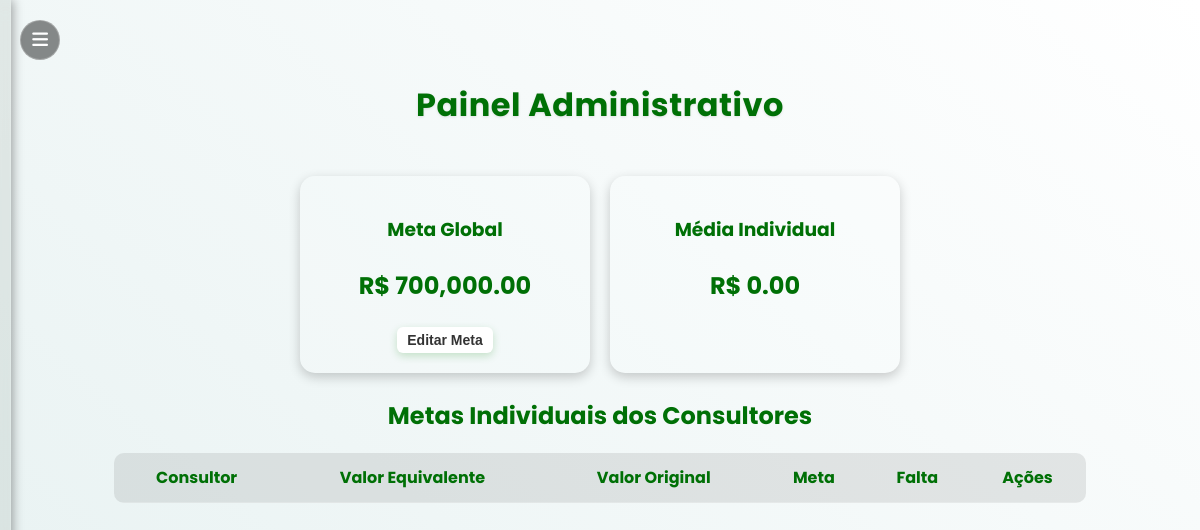
Before: /painel_admin (signed in) with the older database file.
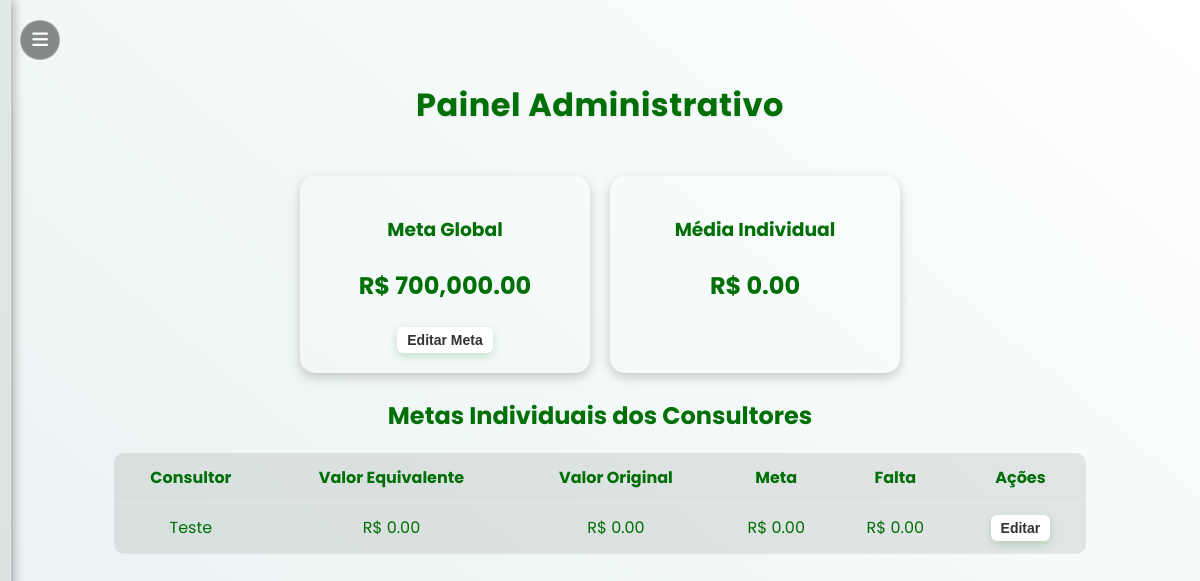
After: the same page with the newer database file.
### tables this page shows
CREATE TABLE users (
            id INTEGER PRIMARY KEY AUTOINCREMENT,
            nome TEXT UNIQUE NOT NULL,
            senha TEXT NOT NULL,
            role TEXT DEFAULT 'user'
        );

### app.py (the view)
@app.route("/painel_admin", methods=["GET"])
def painel_admin():
    if "user" not in session or session["role"] != "admin":
        return redirect(url_for("login"))
    mes = request.args.get("mes") or datetime.now().strftime("%Y-%m")
    ano, mes_num = mes.split("-")
    conn = get_conn()
    cur = conn.cursor()
    ph = "?" if isinstance(conn, sqlite3.Connection) else "%s"
    cur.execute("""
        CREATE TABLE IF NOT EXISTS metas_globais (
            id INTEGER PRIMARY KEY AUTOINCREMENT,
            valor REAL
        )
    """ if isinstance(conn, sqlite3.Connection) else """
        CREATE TABLE IF NOT EXISTS metas_globais (
            id SERIAL PRIMARY KEY,
            valor NUMERIC(12,2)
        )
    """)
    cur.execute("""
        CREATE TABLE IF NOT EXISTS metas_individuais (
            id INTEGER PRIMARY KEY AUTOINCREMENT,
            consultor TEXT UNIQUE,
            meta REAL
        )
    """ if isinstance(conn, sqlite3.Connection) else """
        CREATE TABLE IF NOT EXISTS metas_individuais (
            id SERIAL PRIMARY KEY,
            consultor TEXT UNIQUE,
            meta NUMERIC(12,2)
        )
    """)
    query = f"""
        SELECT u.nome AS consultor,
               COALESCE(SUM(p.valor_equivalente), 0) AS total_eq,
               COALESCE(SUM(p.valor_original), 0) AS total_or,
               COALESCE(m.meta, 0) AS meta,
               (COALESCE(m.meta, 0) - COALESCE(SUM(p.valor_equivalente), 0)) AS falta
        FROM users u
        LEFT JOIN propostas p
            ON u.nome = p.consultor
           AND {"strftime('%Y-%m', p.data) = ?" if isinstance(conn, sqlite3.Connection)
                else "TO_CHAR(p.data, 'YYYY-MM') = %s"}
        LEFT JOIN metas_individuais m
            ON u.nome = m.consultor
        WHERE u.role != 'admin'
        GROUP BY u.nome, m.meta
        ORDER BY total_eq DESC;
    """
    cur.execute(query, (f"{ano}-{mes_num}",))
    ranking = cur.fetchall()
    cur.execute("SELECT valor FROM metas_globais ORDER BY id DESC LIMIT 1;")
    meta_global_row = cur.fetchone()
    meta_global = meta_global_row[0] if meta_global_row else 0
    media_usuarios = (sum([r[3] or 0 for r in ranking]) / len(ranking)) if ranking else 0
    conn.close()
    return render_template("painel_admin.html", ranking=ranking, meta_global=meta_global,
                           media_usuarios=media_usuarios, mes_atual=mes)

### app.py (called while the page is built)
def get_conn():
    if DATABASE_URL and psycopg2:
        return psycopg2.connect(DATABASE_URL, sslmode="require")
    else:
        return sqlite3.connect(LOCAL_DB, check_same_thread=False)

### templates/painel_admin.html (shortened to what this page needs)
{% extends "base.html" %}
{% block content %}
<div class="painel-admin">
  <div class="topo-admin">
    <h1>Painel Administrativo</h1>
  </div>
  <div class="box-metas">
    <div class="card-meta">
      <h3>Meta Global</h3>
      <p class="valor">R$ {{ "{:,.2f}".format(meta_global or 0) }}</p>
      <button class="btn-editar" onclick="abrirMetaGlobal()">Editar Meta</button>
    </div>
    <div class="card-meta">
      <h3>Média Individual</h3>
      <p class="valor">R$ {{ "{:,.2f}".format(media_usuarios or 0) }}</p>
    </div>
  </div>
  <div class="tabela-admin">
    <h2>Metas Individuais dos Consultores</h2>
    <table>
      <thead>
        <tr>
          <th>Consultor</th>
          <th>Valor Equivalente</th>
          <th>Valor Original</th>
          <th>Meta</th>
          <th>Falta</th>
          <th>Ações</th>
        </tr>
      </thead>
      <tbody>
        {% for linha in ranking %}
        <tr>
          <td>{{ linha[0] }}</td>
          <td>R$ {{ "{:,.2f}".format(linha[1] or 0) }}</td>
          <td>R$ {{ "{:,.2f}".format(linha[2] or 0) }}</td>
          <td>R$ {{ "{:,.2f}".format(linha[3] or 0) }}</td>
          <td>R$ {{ "{:,.2f}".format(linha[4] or 0) }}</td>
          <td>
            <button class="btn-editar" onclick="abrirMeta('{{ linha[0] }}', '{{ linha[3] or 0 }}')">Editar</button>
          </td>
        </tr>
        {% endfor %}
      </tbody>
    </table>
  </div>
</div>
{% endblock %}

Changed rows visible on the page:
added users: nome "Teste", linha "0.00"
